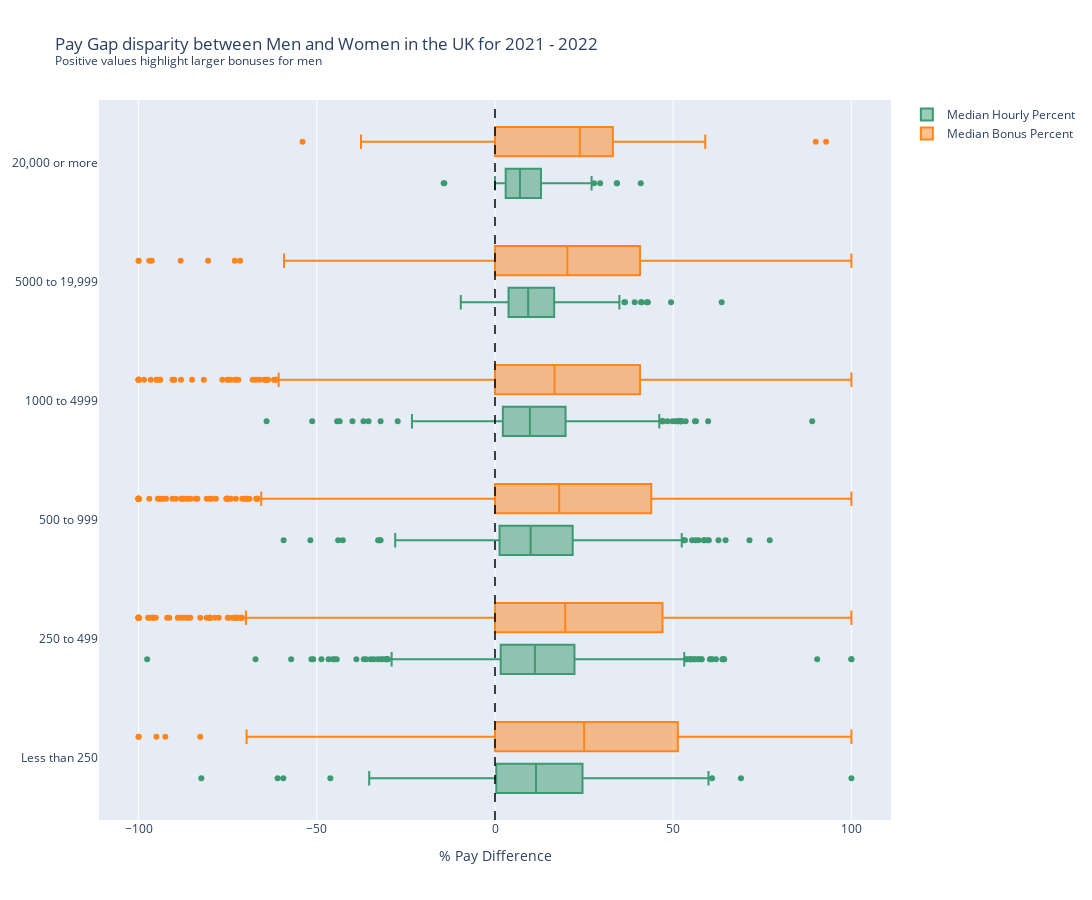

Notebook code for this chart:
### Code cell
fig = go.Figure()
fig.add_trace(go.Box(
    x=df_reduced.DiffMedianHourlyPercent,
    y=df_reduced.EmployerSize,
    name='Median Hourly Percent',
    marker_color='#3D9970'
))
fig.add_trace(go.Box(
    x=df_reduced.DiffMedianBonusPercent,
    y=df_reduced.EmployerSize,
    name='Median Bonus Percent',
    marker_color='#FF851B'
))



fig.update_layout(
    xaxis=dict(title='% Pay Difference', zeroline=False),
    yaxis=dict(categoryorder='array', categoryarray=['Less than 250', '250 to 499', '500 to 999', '1000 to 4999', '5000 to 19,999','20,000 or more']),
    boxmode='group',
    autosize=False,
    width=1200,
    height=900,
    title = "Pay Gap disparity between Men and Women in the UK for 2021 - 2022<br><sup>Positive values highlight larger bonuses for men </sup>"
)

fig.add_vline(x=0, line_width=1.5, line_dash="dash", line_color="black")

fig.update_traces(orientation='h') # horizontal box plots
fig.show()

### Figure 1 — Plotly figure (JSON) as saved in the notebook; plotly's stock layout.template omitted (floating-point values rounded to 4 significant figures; data arrays with more than 128 entries replaced by an {"elided": "..."} marker saying what was removed)
{"data": [{"marker": {"color": "#3D9970"}, "name": "Median Hourly Percent", "orientation": "h", "type": "box", "x": {"elided": "7205 float values"}, "y": {"elided": "7205 str values"}}, {"marker": {"color": "#FF851B"}, "name": "Median Bonus Percent", "orientation": "h", "type": "box", "x": {"elided": "7205 float values"}, "y": {"elided": "7205 str values"}}], "layout": {"autosize": false, "boxmode": "group", "height": 900, "shapes": [{"line": {"color": "black", "dash": "dash", "width": 1.5}, "type": "line", "x0": 0, "x1": 0, "xref": "x", "y0": 0, "y1": 1, "yref": "y domain"}], "title": {"text": "Pay Gap disparity between Men and Women in the UK for 2021 - 2022<br><sup>Positive values highlight larger bonuses for men </sup>"}, "width": 1200, "xaxis": {"title": {"text": "% Pay Difference"}, "zeroline": false}, "yaxis": {"categoryarray": ["Less than 250", "250 to 499", "500 to 999", "1000 to 4999", "5000 to 19,999", "20,000 or more"], "categoryorder": "array"}}}
